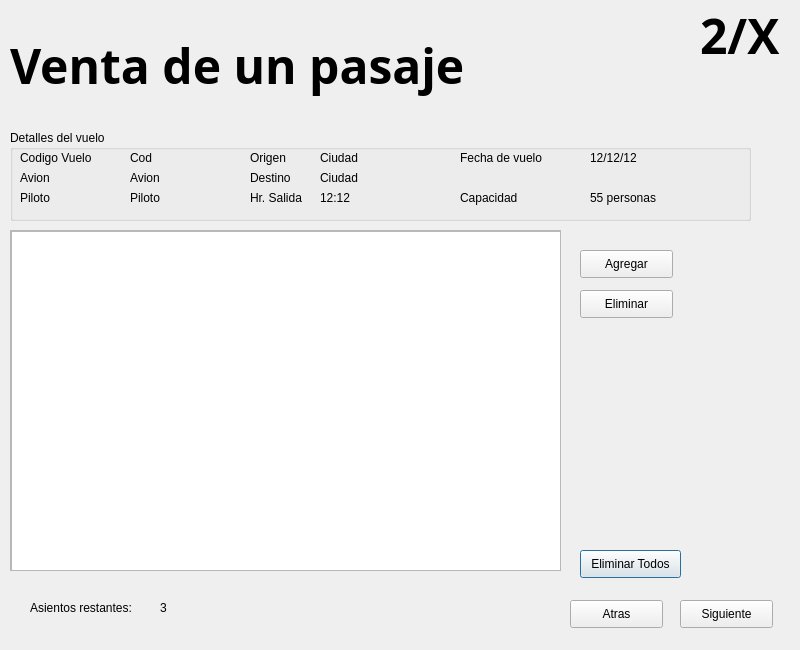
<?xml version="1.0" encoding="UTF-8"?>
<ui version="4.0">
 <class>ventas2</class>
 <widget class="QDialog" name="ventas2">
  <property name="geometry">
   <rect>
    <x>0</x>
    <y>0</y>
    <width>800</width>
    <height>650</height>
   </rect>
  </property>
  <property name="windowTitle">
   <string>Dialog</string>
  </property>
  <widget class="QLabel" name="label">
   <property name="geometry">
    <rect>
     <x>10</x>
     <y>30</y>
     <width>561</width>
     <height>71</height>
    </rect>
   </property>
   <property name="font">
    <font>
     <family>Source Sans Pro Black</family>
     <pointsize>36</pointsize>
     <weight>75</weight>
     <bold>true</bold>
    </font>
   </property>
   <property name="text">
    <string>Venta de un pasaje</string>
   </property>
  </widget>
  <widget class="QLabel" name="label_2">
   <property name="geometry">
    <rect>
     <x>700</x>
     <y>0</y>
     <width>131</width>
     <height>71</height>
    </rect>
   </property>
   <property name="font">
    <font>
     <family>Source Sans Pro Black</family>
     <pointsize>36</pointsize>
     <weight>75</weight>
     <bold>true</bold>
    </font>
   </property>
   <property name="text">
    <string>2/X</string>
   </property>
  </widget>
  <widget class="QPushButton" name="pushButton_5">
   <property name="geometry">
    <rect>
     <x>580</x>
     <y>550</y>
     <width>101</width>
     <height>28</height>
    </rect>
   </property>
   <property name="text">
    <string>Eliminar Todos</string>
   </property>
  </widget>
  <widget class="QLabel" name="label_3">
   <property name="geometry">
    <rect>
     <x>30</x>
     <y>600</y>
     <width>121</width>
     <height>16</height>
    </rect>
   </property>
   <property name="text">
    <string>Asientos restantes:</string>
   </property>
  </widget>
  <widget class="QPushButton" name="pushButton_4">
   <property name="geometry">
    <rect>
     <x>580</x>
     <y>290</y>
     <width>93</width>
     <height>28</height>
    </rect>
   </property>
   <property name="text">
    <string>Eliminar</string>
   </property>
  </widget>
  <widget class="QLabel" name="asRes">
   <property name="geometry">
    <rect>
     <x>160</x>
     <y>600</y>
     <width>55</width>
     <height>16</height>
    </rect>
   </property>
   <property name="text">
    <string>3</string>
   </property>
  </widget>
  <widget class="QGroupBox" name="groupBox">
   <property name="geometry">
    <rect>
     <x>10</x>
     <y>130</y>
     <width>741</width>
     <height>91</height>
    </rect>
   </property>
   <property name="title">
    <string>Detalles del vuelo</string>
   </property>
   <widget class="QLabel" name="label_8">
    <property name="geometry">
     <rect>
      <x>10</x>
      <y>20</y>
      <width>101</width>
      <height>16</height>
     </rect>
    </property>
    <property name="text">
     <string>Codigo Vuelo</string>
    </property>
   </widget>
   <widget class="QLabel" name="label_13">
    <property name="geometry">
     <rect>
      <x>10</x>
      <y>40</y>
      <width>101</width>
      <height>16</height>
     </rect>
    </property>
    <property name="text">
     <string>Avion</string>
    </property>
   </widget>
   <widget class="QLabel" name="label_14">
    <property name="geometry">
     <rect>
      <x>10</x>
      <y>60</y>
      <width>55</width>
      <height>16</height>
     </rect>
    </property>
    <property name="text">
     <string>Piloto</string>
    </property>
   </widget>
   <widget class="QLabel" name="label_15">
    <property name="geometry">
     <rect>
      <x>240</x>
      <y>20</y>
      <width>55</width>
      <height>16</height>
     </rect>
    </property>
    <property name="text">
     <string>Origen</string>
    </property>
   </widget>
   <widget class="QLabel" name="label_16">
    <property name="geometry">
     <rect>
      <x>240</x>
      <y>40</y>
      <width>55</width>
      <height>16</height>
     </rect>
    </property>
    <property name="text">
     <string>Destino</string>
    </property>
   </widget>
   <widget class="QLabel" name="label_17">
    <property name="geometry">
     <rect>
      <x>240</x>
      <y>60</y>
      <width>241</width>
      <height>16</height>
     </rect>
    </property>
    <property name="text">
     <string>Hr. Salida</string>
    </property>
   </widget>
   <widget class="QLabel" name="label_18">
    <property name="geometry">
     <rect>
      <x>450</x>
      <y>20</y>
      <width>131</width>
      <height>16</height>
     </rect>
    </property>
    <property name="text">
     <string>Fecha de vuelo</string>
    </property>
   </widget>
   <widget class="QLabel" name="label_19">
    <property name="geometry">
     <rect>
      <x>450</x>
      <y>60</y>
      <width>111</width>
      <height>16</height>
     </rect>
    </property>
    <property name="text">
     <string>Capacidad</string>
    </property>
   </widget>
   <widget class="QLabel" name="codVuelo_2">
    <property name="geometry">
     <rect>
      <x>120</x>
      <y>20</y>
      <width>55</width>
      <height>16</height>
     </rect>
    </property>
    <property name="text">
     <string>Cod</string>
    </property>
   </widget>
   <widget class="QLabel" name="codAvion_2">
    <property name="geometry">
     <rect>
      <x>120</x>
      <y>40</y>
      <width>55</width>
      <height>16</height>
     </rect>
    </property>
    <property name="text">
     <string>Avion</string>
    </property>
   </widget>
   <widget class="QLabel" name="codPiloto_2">
    <property name="geometry">
     <rect>
      <x>120</x>
      <y>60</y>
      <width>55</width>
      <height>16</height>
     </rect>
    </property>
    <property name="text">
     <string>Piloto</string>
    </property>
   </widget>
   <widget class="QLabel" name="Ciudadlbl_2">
    <property name="geometry">
     <rect>
      <x>310</x>
      <y>20</y>
      <width>55</width>
      <height>16</height>
     </rect>
    </property>
    <property name="text">
     <string>Ciudad</string>
    </property>
   </widget>
   <widget class="QLabel" name="ciudadlbl2_2">
    <property name="geometry">
     <rect>
      <x>310</x>
      <y>40</y>
      <width>55</width>
      <height>16</height>
     </rect>
    </property>
    <property name="text">
     <string>Ciudad</string>
    </property>
   </widget>
   <widget class="QLabel" name="horatmp_2">
    <property name="geometry">
     <rect>
      <x>310</x>
      <y>60</y>
      <width>55</width>
      <height>16</height>
     </rect>
    </property>
    <property name="text">
     <string>12:12</string>
    </property>
   </widget>
   <widget class="QLabel" name="fechtmp_2">
    <property name="geometry">
     <rect>
      <x>580</x>
      <y>20</y>
      <width>55</width>
      <height>16</height>
     </rect>
    </property>
    <property name="text">
     <string>12/12/12</string>
    </property>
   </widget>
   <widget class="QLabel" name="capacidad_2">
    <property name="geometry">
     <rect>
      <x>580</x>
      <y>60</y>
      <width>131</width>
      <height>16</height>
     </rect>
    </property>
    <property name="text">
     <string>55 personas</string>
    </property>
   </widget>
  </widget>
  <widget class="QScrollArea" name="scrollArea">
   <property name="geometry">
    <rect>
     <x>10</x>
     <y>230</y>
     <width>551</width>
     <height>341</height>
    </rect>
   </property>
   <property name="widgetResizable">
    <bool>true</bool>
   </property>
   <widget class="QWidget" name="scrollAreaWidgetContents_2">
    <property name="geometry">
     <rect>
      <x>0</x>
      <y>0</y>
      <width>549</width>
      <height>339</height>
     </rect>
    </property>
    <widget class="QTableView" name="tableView_2">
     <property name="geometry">
      <rect>
       <x>0</x>
       <y>0</y>
       <width>551</width>
       <height>341</height>
      </rect>
     </property>
    </widget>
   </widget>
  </widget>
  <widget class="QPushButton" name="pushButton">
   <property name="geometry">
    <rect>
     <x>680</x>
     <y>600</y>
     <width>93</width>
     <height>28</height>
    </rect>
   </property>
   <property name="text">
    <string>Siguiente</string>
   </property>
  </widget>
  <widget class="QPushButton" name="pushButton_3">
   <property name="geometry">
    <rect>
     <x>580</x>
     <y>250</y>
     <width>93</width>
     <height>28</height>
    </rect>
   </property>
   <property name="text">
    <string>Agregar</string>
   </property>
  </widget>
  <widget class="QPushButton" name="pushButton_2">
   <property name="geometry">
    <rect>
     <x>570</x>
     <y>600</y>
     <width>93</width>
     <height>28</height>
    </rect>
   </property>
   <property name="text">
    <string>Atras</string>
   </property>
  </widget>
 </widget>
 <resources/>
 <connections/>
</ui>
